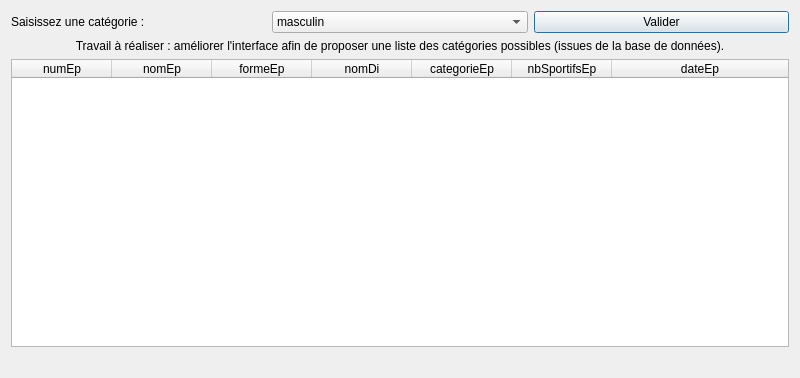
<?xml version="1.0" encoding="UTF-8"?>
<ui version="4.0">
 <class>fct_comp_1</class>
 <widget class="QDialog" name="fct_comp_1">
  <property name="geometry">
   <rect>
    <x>0</x>
    <y>0</y>
    <width>800</width>
    <height>378</height>
   </rect>
  </property>
  <property name="windowTitle">
   <string>Liste des épreuves d'une catégorie (version 2, catégories extraites de la BD)</string>
  </property>
  <layout class="QGridLayout" name="gridLayout">
   <item row="0" column="0">
    <layout class="QHBoxLayout" name="horizontalLayout">
     <item>
      <widget class="QLabel" name="labelEdit_fct_comp_1">
       <property name="text">
        <string>Saisissez une catégorie :</string>
       </property>
      </widget>
     </item>
     <item>
      <widget class="QComboBox" name="lineEdit_fct_comp_1">
       <item>
        <property name="text">
         <string>masculin</string>
        </property>
       </item>
       <item>
        <property name="text">
         <string>feminin</string>
        </property>
       </item>
       <item>
        <property name="text">
         <string>mixte</string>
        </property>
       </item>
      </widget>
     </item>
     <item>
      <widget class="QPushButton" name="valider_fct_comp_1">
       <property name="text">
        <string>Valider</string>
       </property>
      </widget>
     </item>
    </layout>
   </item>
   <item row="1" column="0">
    <widget class="QLabel" name="labelAFaire_fct_comp_1">
     <property name="text">
      <string>Travail à réaliser : améliorer l'interface afin de proposer une liste des catégories possibles (issues de la base de données).</string>
     </property>
     <property name="alignment">
      <set>Qt::AlignCenter</set>
     </property>
     <property name="wordWrap">
      <bool>true</bool>
     </property>
    </widget>
   </item>
   <item row="2" column="0">
    <widget class="QTableWidget" name="table_fct_comp_1">
     <attribute name="horizontalHeaderMinimumSectionSize">
      <number>50</number>
     </attribute>
     <attribute name="horizontalHeaderStretchLastSection">
      <bool>true</bool>
     </attribute>
     <attribute name="verticalHeaderVisible">
      <bool>false</bool>
     </attribute>
     <column>
      <property name="text">
       <string>numEp</string>
      </property>
     </column>
     <column>
      <property name="text">
       <string>nomEp</string>
      </property>
     </column>
     <column>
      <property name="text">
       <string>formeEp</string>
      </property>
     </column>
     <column>
      <property name="text">
       <string>nomDi</string>
      </property>
     </column>
     <column>
      <property name="text">
       <string>categorieEp</string>
      </property>
     </column>
     <column>
      <property name="text">
       <string>nbSportifsEp</string>
      </property>
     </column>
     <column>
      <property name="text">
       <string>dateEp</string>
      </property>
     </column>
    </widget>
   </item>
   <item row="3" column="0">
    <widget class="QLabel" name="label_fct_comp_1">
     <property name="text">
      <string/>
     </property>
     <property name="alignment">
      <set>Qt::AlignCenter</set>
     </property>
    </widget>
   </item>
  </layout>
 </widget>
 <resources/>
 <connections>
  <connection>
   <sender>valider_fct_comp_1</sender>
   <signal>clicked()</signal>
   <receiver>fct_comp_1</receiver>
   <slot>refreshResult()</slot>
   <hints>
    <hint type="sourcelabel">
     <x>364</x>
     <y>52</y>
    </hint>
    <hint type="destinationlabel">
     <x>444</x>
     <y>81</y>
    </hint>
   </hints>
  </connection>
 </connections>
 <slots>
  <slot>refreshResult()</slot>
 </slots>
</ui>
